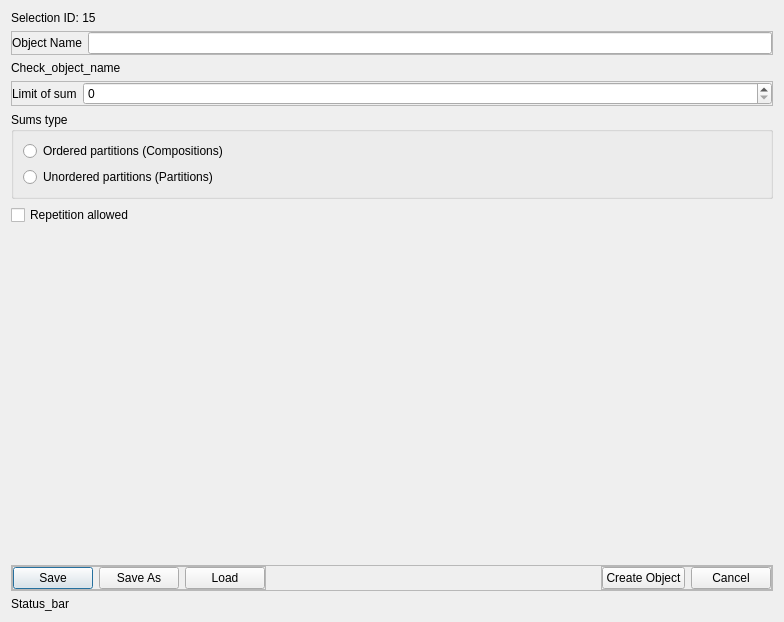
<?xml version="1.0" encoding="UTF-8"?>
<ui version="4.0">
 <class>Dialog</class>
 <widget class="QDialog" name="Dialog">
  <property name="geometry">
   <rect>
    <x>0</x>
    <y>0</y>
    <width>784</width>
    <height>622</height>
   </rect>
  </property>
  <property name="windowTitle">
   <string>Dialog</string>
  </property>
  <layout class="QVBoxLayout" name="verticalLayout">
   <item>
    <widget class="QLabel" name="label_2">
     <property name="sizePolicy">
      <sizepolicy hsizetype="Expanding" vsizetype="Fixed">
       <horstretch>0</horstretch>
       <verstretch>0</verstretch>
      </sizepolicy>
     </property>
     <property name="text">
      <string>Selection ID: 15</string>
     </property>
    </widget>
   </item>
   <item>
    <widget class="QFrame" name="frame_6">
     <property name="sizePolicy">
      <sizepolicy hsizetype="Expanding" vsizetype="Fixed">
       <horstretch>0</horstretch>
       <verstretch>0</verstretch>
      </sizepolicy>
     </property>
     <property name="locale">
      <locale language="English" country="UnitedStates"/>
     </property>
     <property name="frameShape">
      <enum>QFrame::Shape::StyledPanel</enum>
     </property>
     <property name="frameShadow">
      <enum>QFrame::Shadow::Raised</enum>
     </property>
     <layout class="QHBoxLayout" name="horizontalLayout_7">
      <property name="leftMargin">
       <number>0</number>
      </property>
      <property name="topMargin">
       <number>0</number>
      </property>
      <property name="rightMargin">
       <number>0</number>
      </property>
      <property name="bottomMargin">
       <number>0</number>
      </property>
      <item>
       <widget class="QLabel" name="label_6">
        <property name="text">
         <string>Object Name</string>
        </property>
       </widget>
      </item>
      <item>
       <widget class="QLineEdit" name="lineEdit_3"/>
      </item>
     </layout>
    </widget>
   </item>
   <item>
    <widget class="QLabel" name="label_5">
     <property name="sizePolicy">
      <sizepolicy hsizetype="Expanding" vsizetype="Fixed">
       <horstretch>0</horstretch>
       <verstretch>0</verstretch>
      </sizepolicy>
     </property>
     <property name="text">
      <string>Check_object_name</string>
     </property>
     <property name="wordWrap">
      <bool>true</bool>
     </property>
    </widget>
   </item>
   <item>
    <widget class="QFrame" name="frame">
     <property name="sizePolicy">
      <sizepolicy hsizetype="Expanding" vsizetype="Fixed">
       <horstretch>0</horstretch>
       <verstretch>0</verstretch>
      </sizepolicy>
     </property>
     <property name="frameShape">
      <enum>QFrame::Shape::StyledPanel</enum>
     </property>
     <property name="frameShadow">
      <enum>QFrame::Shadow::Raised</enum>
     </property>
     <layout class="QHBoxLayout" name="horizontalLayout" stretch="0,7">
      <property name="leftMargin">
       <number>0</number>
      </property>
      <property name="topMargin">
       <number>0</number>
      </property>
      <property name="rightMargin">
       <number>0</number>
      </property>
      <property name="bottomMargin">
       <number>0</number>
      </property>
      <item>
       <widget class="QLabel" name="label">
        <property name="text">
         <string>Limit of sum</string>
        </property>
       </widget>
      </item>
      <item>
       <widget class="QSpinBox" name="spinBox"/>
      </item>
     </layout>
    </widget>
   </item>
   <item>
    <widget class="QGroupBox" name="groupBox">
     <property name="sizePolicy">
      <sizepolicy hsizetype="Expanding" vsizetype="Fixed">
       <horstretch>0</horstretch>
       <verstretch>0</verstretch>
      </sizepolicy>
     </property>
     <property name="title">
      <string>Sums type</string>
     </property>
     <layout class="QVBoxLayout" name="verticalLayout_2">
      <item>
       <widget class="QRadioButton" name="radioButton">
        <property name="text">
         <string>Ordered partitions (Compositions)</string>
        </property>
       </widget>
      </item>
      <item>
       <widget class="QRadioButton" name="radioButton_2">
        <property name="text">
         <string>Unordered partitions (Partitions)</string>
        </property>
       </widget>
      </item>
     </layout>
    </widget>
   </item>
   <item>
    <widget class="QCheckBox" name="checkBox_2">
     <property name="text">
      <string>Repetition allowed</string>
     </property>
    </widget>
   </item>
   <item>
    <widget class="QLabel" name="none">
     <property name="text">
      <string/>
     </property>
    </widget>
   </item>
   <item>
    <widget class="QFrame" name="frame_2">
     <property name="sizePolicy">
      <sizepolicy hsizetype="Expanding" vsizetype="Fixed">
       <horstretch>0</horstretch>
       <verstretch>0</verstretch>
      </sizepolicy>
     </property>
     <property name="frameShape">
      <enum>QFrame::Shape::StyledPanel</enum>
     </property>
     <property name="frameShadow">
      <enum>QFrame::Shadow::Raised</enum>
     </property>
     <layout class="QHBoxLayout" name="horizontalLayout_2">
      <property name="leftMargin">
       <number>0</number>
      </property>
      <property name="topMargin">
       <number>0</number>
      </property>
      <property name="rightMargin">
       <number>0</number>
      </property>
      <property name="bottomMargin">
       <number>0</number>
      </property>
      <item alignment="Qt::AlignmentFlag::AlignLeft">
       <widget class="QFrame" name="frame_3">
        <property name="frameShape">
         <enum>QFrame::Shape::StyledPanel</enum>
        </property>
        <property name="frameShadow">
         <enum>QFrame::Shadow::Raised</enum>
        </property>
        <layout class="QHBoxLayout" name="horizontalLayout_3">
         <property name="leftMargin">
          <number>0</number>
         </property>
         <property name="topMargin">
          <number>0</number>
         </property>
         <property name="rightMargin">
          <number>0</number>
         </property>
         <property name="bottomMargin">
          <number>0</number>
         </property>
         <item>
          <widget class="QPushButton" name="pushButton_4">
           <property name="text">
            <string>Save</string>
           </property>
          </widget>
         </item>
         <item>
          <widget class="QPushButton" name="pushButton_5">
           <property name="text">
            <string>Save As</string>
           </property>
          </widget>
         </item>
         <item>
          <widget class="QPushButton" name="pushButton_6">
           <property name="text">
            <string>Load</string>
           </property>
          </widget>
         </item>
        </layout>
       </widget>
      </item>
      <item alignment="Qt::AlignmentFlag::AlignRight">
       <widget class="QFrame" name="frame_4">
        <property name="frameShape">
         <enum>QFrame::Shape::StyledPanel</enum>
        </property>
        <property name="frameShadow">
         <enum>QFrame::Shadow::Raised</enum>
        </property>
        <layout class="QHBoxLayout" name="horizontalLayout_4" stretch="1,1">
         <property name="leftMargin">
          <number>0</number>
         </property>
         <property name="topMargin">
          <number>0</number>
         </property>
         <property name="rightMargin">
          <number>0</number>
         </property>
         <property name="bottomMargin">
          <number>0</number>
         </property>
         <item>
          <widget class="QPushButton" name="pushButton">
           <property name="text">
            <string>Create Object</string>
           </property>
          </widget>
         </item>
         <item>
          <widget class="QPushButton" name="pushButton_2">
           <property name="text">
            <string>Cancel</string>
           </property>
          </widget>
         </item>
        </layout>
       </widget>
      </item>
     </layout>
    </widget>
   </item>
   <item>
    <widget class="QLabel" name="label_3">
     <property name="sizePolicy">
      <sizepolicy hsizetype="Expanding" vsizetype="Fixed">
       <horstretch>0</horstretch>
       <verstretch>0</verstretch>
      </sizepolicy>
     </property>
     <property name="text">
      <string>Status_bar</string>
     </property>
    </widget>
   </item>
  </layout>
 </widget>
 <resources/>
 <connections/>
</ui>
